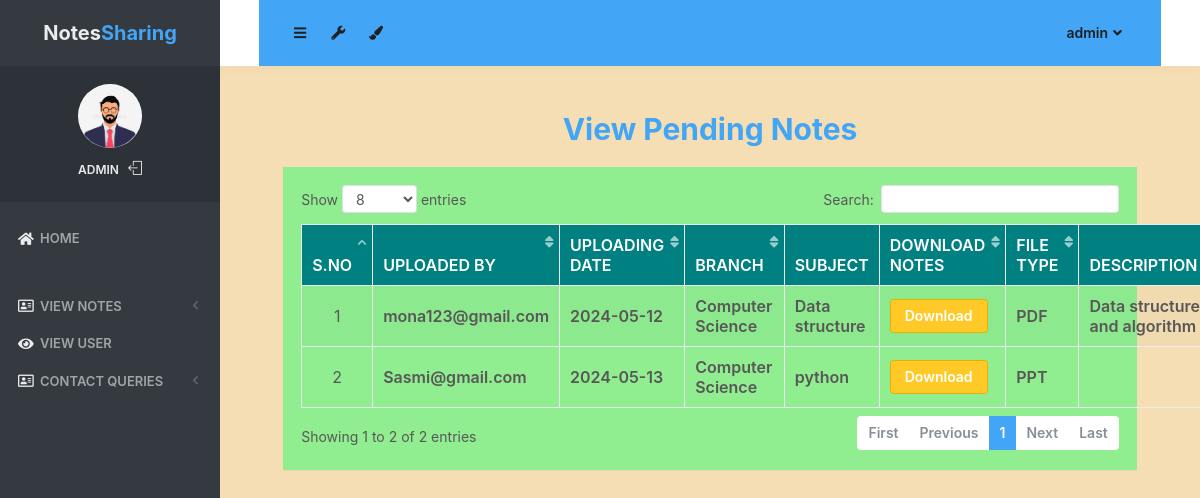
Screenshot of /pending_notes (signed in) with the database file from the repository.
### notes/models.py (models this page shows, shortened)
class Notes(models.Model):
    user = models.ForeignKey(User,on_delete=models.CASCADE)
    uploadingdate = models.CharField(max_length=30)
    branch = models.CharField(max_length=30)
    subject = models.CharField(max_length=30)
    notesfile = models.FileField(null=True)
    filetype = models.CharField(max_length=30)
    description = models.CharField(max_length=200, null=True)
    status = models.CharField(max_length=15)

### notes/views.py (the view)
# urls.py: path('pending_notes', pending_notes, name='pending_notes'),
def pending_notes(request):
    if not request.user.is_authenticated:
        return redirect('login_admin')
    notes = Notes.objects.filter(status = "pending")
    d = {'notes':notes}
    return render(request, 'pending_notes.html',d)

### notes/templates/pending_notes.html (shortened to what this page needs)
{% load static %}
<html lang="en" class="no-focus">
<head>
    <link rel="stylesheet" href="{% static 'js/plugins/datatables/dataTables.bootstrap4.min.css' %}">
    <link rel="stylesheet" id="css-main" href="{% static 'css1/codebase.min.css' %}">
</head>
<body style="background-color:wheat;">
<div id="page-container" class="sidebar-o sidebar-inverse side-scroll page-header-fixed main-content-narrow">
    {% include "sidebar.html" %}
    {% include "admin_nav.html" %}
    <main id="main-container"><br>
        <div class="content">
            <h2 class="text-primary font-weight-bold text-center">View Pending Notes</h2>
            <div class="block" style="background-color:lightgreen;">
                <div class="block-content block-content-full">
                    <table class="table table-bordered table-striped table-vcenter js-dataTable-full-pagination">
                        <thead class="text-white" style="background-color: teal;">
                        <tr>
                            <th class="text-center">S.No</th>
                            <th class="d-none d-sm-table-cell">Uploaded By</th>
                            <th class="d-none d-sm-table-cell">Uploading Date</th>
                            <th class="d-none d-sm-table-cell">Branch</th>
                            <th class="d-none d-sm-table-cell">Subject</th>
                            <th class="d-none d-sm-table-cell">Download Notes</th>
                            <th class="d-none d-sm-table-cell">File Type</th>
                            <th class="d-none d-sm-table-cell">Description</th>
                        </tr>
                        </thead>
                        <tbody>
                        {% for i in notes %}
                        <tr>
                            <td class="text-center">{{ forloop.counter }}</td>
                            <td class="font-w600">{{ i.user.username }}</td>
                            <td class="font-w600">{{ i.uploadingdate }}</td>
                            <td class="font-w600">{{ i.branch }}</td>
                            <td class="font-w600">{{ i.subject }}</td>
                            <td class="font-w600"><a href="{{ i.notesfile.url }}" class="btn btn-warning" download>Download</a></td>
                            <td class="font-w600">{{ i.filetype }}</td>
                            <td class="font-w600">{{ i.description }}</td>
                        </tr>
                        {% endfor %}
                        </tbody>
                    </table>
                </div>
            </div>
        </div>
    </main>
</div>
<link rel="stylesheet" href="https://use.fontawesome.com/releases/v5.6.3/css/all.css"
>
</body>
</html>

### notes/templates/sidebar.html (shortened to what this page needs)
{% load static %}
   <nav id="sidebar">
                <div id="sidebar-scroll">
                    <div class="sidebar-content">
                        <div class="content-header content-header-fullrow px-15">
                            <div class="content-header-section text-center align-parent sidebar-mini-hidden">
                                <div class="content-header-item">
                                    <a class="link-effect font-w700" href="{% url 'admin_home' %}">
                                           <span class="font-size-xl text-dual-primary-dark">Notes</span><span class="font-size-xl text-primary">Sharing</span>
                                    </a>
                                </div>
                            </div>
                        </div>
                        <div class="content-side content-side-full content-side-user px-10 align-parent">
                            <div class="sidebar-mini-hidden-b text-center">
                                <a class="img-link" href="be_pages_generic_profile.html">
                                    <img class="img-avatar" src="{% static 'img/avatars/logo1.jpg' %}" alt="">
                                </a>
                                <ul class="list-inline mt-10">
                                    <li class="list-inline-item">
                                        <a class="link-effect text-dual-primary-dark font-size-xs font-w600 text-uppercase" href="{% url 'admin_home' %}">{{ request.user.username }}</a>
                                    </li>
                                    <li class="list-inline-item">
                                        <a class="link-effect text-dual-primary-dark" href="{% url 'logout' %}">
                                            <i class="si si-logout"></i>
                                        </a>
                                    </li>
                                </ul>
                            </div>
                        </div>
                        <div class="content-side content-side-full">
                            <ul class="nav-main">
                                <li class="open">
                                    <a href="{% url 'admin_home' %}"><i class="fas fa-home"></i><span class="sidebar-mini-hide">Home</span></a>
                                </li>
                                <li class="nav-main-heading"><span class="sidebar-mini-visible">UI</span></li>
                                <li>
                                    <a class="nav-submenu" data-toggle="nav-submenu"><i class="far fa-address-card"></i>View Notes</a>
                                </li>
                                <li>
                                    <a  href="{% url 'view_users' %}"><i class="fas fa-eye"></i><span class="sidebar-mini-hide">View User</span></a>
                                </li>
                                <li>
                                    <a class="nav-submenu" data-toggle="nav-submenu"><i class="far fa-address-card"></i>Contact Queries</a>
                                </li>
                           </ul>
                        </div>
                    </div>
                </div>
            </nav>

### notes/templates/admin_nav.html (shortened to what this page needs)
{% load static %}
            <header id="page-header">
                <div class="content-header bg-primary">
                    <div class="content-header-section">
                        <button type="button" class="btn btn-circle btn-dual-secondary" data-toggle="layout" data-action="sidebar_toggle">
                            <i class="fa fa-navicon"></i>
                        </button>
                        <div class="btn-group" role="group">
                            <button type="button" class="btn btn-circle btn-dual-secondary" id="page-header-options-dropdown" data-toggle="dropdown" aria-haspopup="true" aria-expanded="false">
                                <i class="fa fa-wrench"></i>
                            </button>
                        </div>
                        <div class="btn-group" role="group">
                            <button type="button" class="btn btn-circle btn-dual-secondary" id="page-header-themes-dropdown" data-toggle="dropdown" aria-haspopup="true" aria-expanded="false">
                                <i class="fa fa-paint-brush"></i>
                            </button>
                        </div>
                    </div>
                    <div class="content-header-section">
                        <div class="btn-group" role="group">
                            <button type="button" class="btn btn-rounded btn-dual-secondary" id="page-header-user-dropdown" data-toggle="dropdown" aria-haspopup="true" aria-expanded="false">
                                {{ request.user.username}}<i class="fa fa-angle-down ml-5"></i>
                            </button>
                        </div>
                    </div>
                </div>
            </header>

### rows the page displays
Notes: user.username "mona123@gmail.com", uploadingdate "2024-05-12", branch "Computer Science", subject "Data structure", filetype "PDF", description "Data structure and algorithm"
Notes: user.username "Sasmi@gmail.com", uploadingdate "2024-05-13", branch "Computer Science", subject "python", filetype "PPT"

### other values shown
{{ request.user.username }} "ADMIN"
{{ request.user.username }} "admin"
